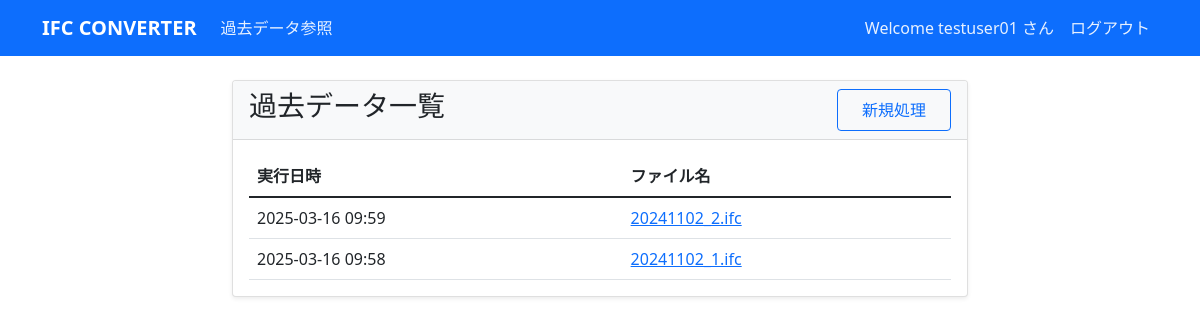
The page /results (signed in) on the database its author committed.
### models.py (models this page shows, shortened)
class User(UserMixin, db.Model):
    id = db.Column(db.Integer, primary_key=True)
    username = db.Column(db.String(64), unique=True, nullable=False)
    email = db.Column(db.String(120), unique=True, nullable=False)
    password_hash = db.Column(db.String(256))

class ProcessResult(db.Model):
    id = db.Column(db.Integer, primary_key=True)
    ifc_file_id = db.Column(db.Integer, db.ForeignKey('ifc_file.id'), nullable=False)
    user_id = db.Column(db.Integer, db.ForeignKey('user.id'), nullable=False)
    processing_date = db.Column(db.DateTime, nullable=False, default=datetime.utcnow)
    material_data = db.Column(db.Text, nullable=False)  # JSON形式で材料データを保存

class IFCFile(db.Model):
    id = db.Column(db.Integer, primary_key=True)
    filename = db.Column(db.String(255), nullable=False)
    user_id = db.Column(db.Integer, db.ForeignKey('user.id'), nullable=False)
    upload_date = db.Column(db.DateTime, nullable=False)
    processed = db.Column(db.Boolean, default=False)
    results = db.relationship('ProcessResult', backref='ifc_file', lazy=True)

### routes.py (the view)
@main_bp.route('/results')
@login_required
def view_results():
    results = ProcessResult.query.filter_by(
        user_id=current_user.id
    ).order_by(ProcessResult.processing_date.desc()).all()
    return render_template('results.html', results=results)

### app.py (called while the page is built)
@login_manager.user_loader
def load_user(user_id):
    from models import User
    return User.query.get(int(user_id))

### templates/results.html
{% extends "base.html" %}
{% block content %}
<div class="row justify-content-center">
    <div class="col-md-8">
        <div class="card">
            <div class="card-header d-flex justify-content-between align-items-center">
                <h3>過去データ一覧</h3>
                <a href="{{ url_for('main.index') }}" class="btn btn-outline-primary">新規処理</a>
            </div>
            <div class="card-body">
                <div class="table-responsive">
                    <table class="table table-hover">
                        <thead>
                            <tr>
                                <th>実行日時</th>
                                <th>ファイル名</th>
                            </tr>
                        </thead>
                        <tbody>
                            {% for result in results %}
                            <tr>
                                <td>{{ result.processing_date.strftime('%Y-%m-%d %H:%M') }}</td>
                                <td>
                                    <a href="{{ url_for('main.view_result', result_id=result.id) }}">
                                        {{ result.ifc_file.filename }}
                                    </a>
                                </td>
                            </tr>
                            {% endfor %}
                        </tbody>
                    </table>
                </div>
            </div>
        </div>
    </div>
</div>
{% endblock %}

### templates/base.html (shortened to what this page needs)
<!DOCTYPE html>
<html lang="ja">
<head>
    <link href="https://cdn.jsdelivr.net/npm/bootstrap@5.1.3/dist/css/bootstrap.min.css" rel="stylesheet">
    <link href="{{ url_for('static', filename='css/custom.css') }}" rel="stylesheet">
</head>
<body>
    <nav class="navbar navbar-expand-lg navbar-dark bg-primary">
        <div class="container">
            <a class="navbar-brand fw-bold" href="{{ url_for('main.index') }}">IFC CONVERTER</a>
            <div class="collapse navbar-collapse" id="navbarNav">
                <ul class="navbar-nav">
                    {% if current_user.is_authenticated %}
                    <li class="nav-item">
                        <a class="nav-link" href="{{ url_for('main.view_results') }}">過去データ参照</a>
                    </li>
                    {% endif %}
                </ul>
                <ul class="navbar-nav ms-auto">
                    {% if current_user.is_authenticated %}
                    <li class="nav-item">
                        <span class="nav-link text-light">Welcome {{ current_user.username }} さん</span>
                    </li>
                    <li class="nav-item">
                        <a class="nav-link" href="{{ url_for('auth.logout') }}">ログアウト</a>
                    </li>
                    {% endif %}
                </ul>
            </div>
        </div>
    </nav>
    <div class="container mt-4">
        {% block content %}{% endblock %}
    </div>
</body>
</html>

### static/css/custom.css (style rules this page uses)
body { background-color: #ffffff; }
.card { margin-bottom: 2rem; border: 1px solid rgba(0, 0, 0, 0.125); box-shadow: 0 0.125rem 0.25rem rgba(0, 0, 0, 0.075); }
.card-header { background-color: #f8f9fa; border-bottom: 1px solid rgba(0, 0, 0, 0.125); }
.table { margin-bottom: 0; }
.btn { padding: 0.5rem 1.5rem; }
.table-responsive { max-height: 500px; overflow-y: auto; }
.nav-link { color: rgba(255, 255, 255, 0.9) !important; }

### rows shown on the page
User: username "testuser01"
ProcessResult: processing_date "2025-03-16 09:59", ifc_file.filename "20241102_2.ifc"
ProcessResult: processing_date "2025-03-16 09:58", ifc_file.filename "20241102_1.ifc"
